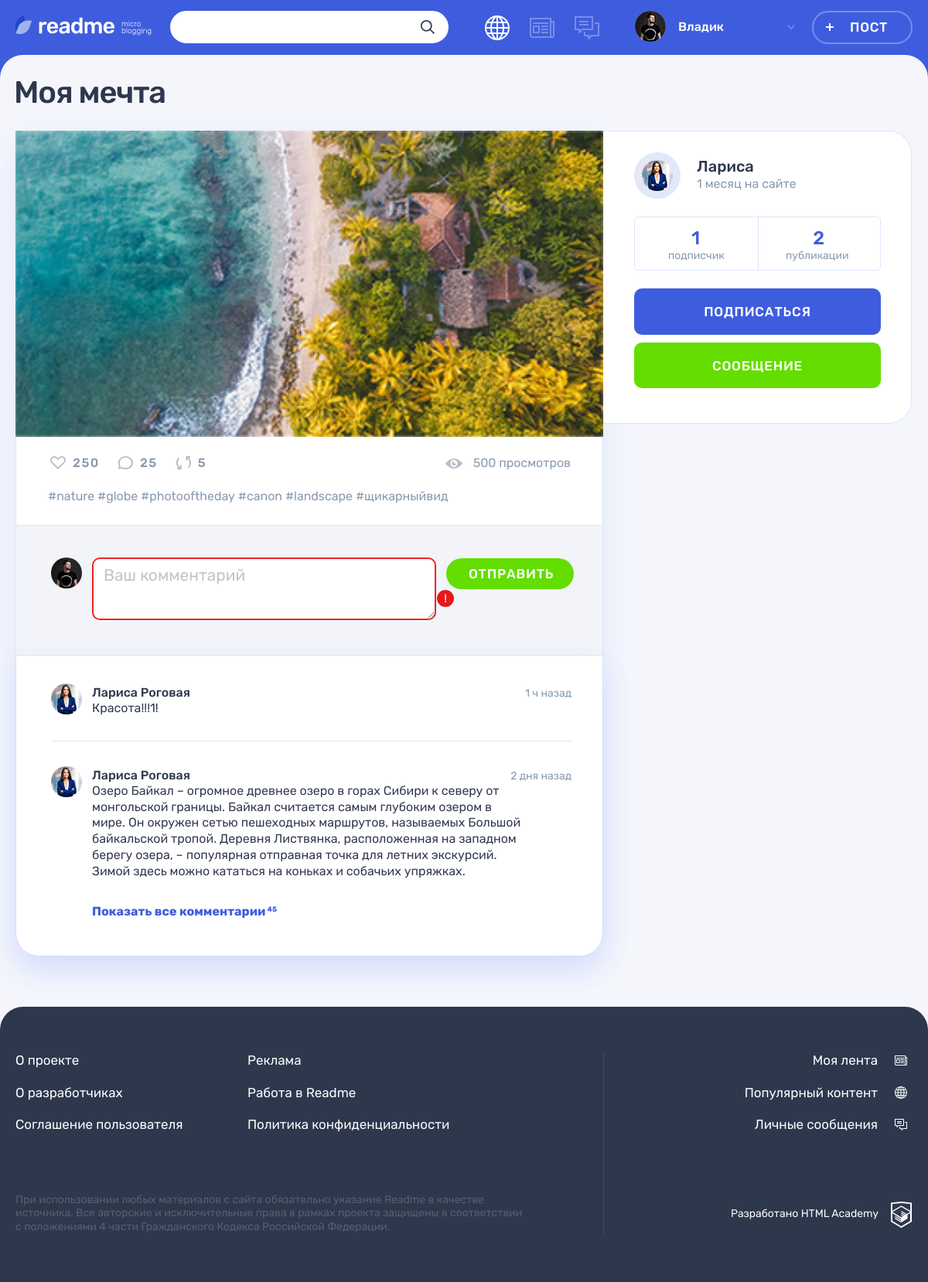
The app's page /post.php?id=4 (signed in) with its own data.
### tables this page shows
CREATE TABLE posts
(
  id           INT AUTO_INCREMENT PRIMARY KEY,
  dt_add       TIMESTAMP DEFAULT CURRENT_TIMESTAMP,
  title        VARCHAR(255) NOT NULL,
  text_content TEXT,
  quote_author VARCHAR(255),
  image        VARCHAR(255),
  video        VARCHAR(255),
  link         VARCHAR(255),
  views_count  INT,
  user_id      INT          NOT NULL,
  type_id      INT          NOT NULL,
  tag_id       INT
);

CREATE TABLE users
(
  id       INT AUTO_INCREMENT PRIMARY KEY,
  dt_add   TIMESTAMP DEFAULT CURRENT_TIMESTAMP,
  email    VARCHAR(128) NOT NULL UNIQUE,
  login    VARCHAR(64)  NOT NULL,
  password VARCHAR(255) NOT NULL,
  avatar   VARCHAR(255)
);

### helpers.php (called while the page is built, shortened)
<?php
function get_noun_plural_form(int $number, string $one, string $two, string $many): string {
    $number = (int)$number;
    $mod10 = $number % 10;
    $mod100 = $number % 100;
    switch (true) {
        case ($mod10 === 1):
            return $one;
        case ($mod10 >= 2 && $mod10 <= 4):
            return $two;
    }
}
function include_template($name, array $data = []) {
    $name = 'templates/' . $name;
    extract($data);
    require $name;
    $result = ob_get_clean();
    return $result;
}
function print_date_diff($date) {
    $first_date = date_create($date);
    $now = date_create('now');
    $date_diff = date_diff($now, $first_date);
    foreach ($date_diff as $period => $amount) {
        if ($amount !== 0) {
            switch ($period) {
                case 'm':
                    return "$amount " . get_noun_plural_form($amount, 'месяц', 'месяца', 'месяцев');
                    break;
            }
        }
    }
}
function get_data($con, $stmt, $is_row) {
    mysqli_stmt_execute($stmt);
    $result = mysqli_stmt_get_result($stmt);
    if ($is_row) {
        $data = mysqli_fetch_assoc($result);
    } else {
        $data = mysqli_fetch_all($result, MYSQLI_ASSOC);
    }
    return $data;
}

### models.php (called while the page is built, shortened)
<?php
function get_filtered_posts($con, $filtered_property, $value) {
    $limit = NUMBER_OF_PAGE_POSTS;
    if ($filtered_property) {
        $sql_filter = " WHERE $filtered_property = $value";
    } else {
        $sql_filter = "";
    }
    $sql = "SELECT p.*, u.login, u.avatar, t.class_name FROM posts p JOIN users u ON p.user_id = u.id JOIN types t ON p.type_id = t.id $sql_filter ORDER BY views_count DESC LIMIT ?;";
    $stmt = mysqli_prepare($con, $sql);
    mysqli_stmt_bind_param($stmt, 'i', $limit);
    $filtered_posts = get_data($con, $stmt, false);
    return $filtered_posts;
}
function get_post($con, $filtered_property, $value) {
    if ($filtered_property) {
        $sql_filter = " WHERE $filtered_property = $value";
    } else {
        $sql_filter = "";
    }
    $sql = "SELECT p.*, u.login, u.avatar, t.class_name FROM posts p JOIN users u ON p.user_id = u.id JOIN types t ON p.type_id = t.id $sql_filter;";
    $stmt = mysqli_prepare($con, $sql);
    $post = get_data($con, $stmt, true);
    return $post;
}
function get_user($con, $user_id) {
    $sql = "SELECT * FROM users WHERE id = ?;";
    $stmt = mysqli_prepare($con, $sql);
    mysqli_stmt_bind_param($stmt, 'i', $user_id);
    $user = get_data($con, $stmt, true);
    return $user;
}
function get_followers($con, $following_user_id) {
    $sql = "SELECT * FROM follows WHERE following_user_id = ?;";
    $stmt = mysqli_prepare($con, $sql);
    mysqli_stmt_bind_param($stmt, 'i', $following_user_id);
    $followers = get_data($con, $stmt, false);
    return $followers;
}

### templates/post-detail.php (the view, shortened to what this page needs)
<main class="page__main page__main--publication">
    <div class="container">
        <h1 class="page__title page__title--publication"><?= $post['title'] ?></h1>
        <section class="post-details">
            <div class="post-details__wrapper post-<?= $post['class_name'] ?>">
                <div class="post-details__main-block post post--details">
                    <?php if ($post['class_name'] === 'quote'): ?>
                        <div class="post__main">
                            <blockquote>
                                <p><?= htmlspecialchars($post['text_content']) ?></p>
                                <cite><?= htmlspecialchars($post['quote_author']) ?></cite>
                            </blockquote>
                        </div>
                    <?php elseif ($post['class_name'] === 'photo'): ?>
                        <div class="post__main">
                            <div class="post-details__image-wrapper post-photo__image-wrapper">
                                <img src="<?= htmlspecialchars($post['image']) ?>" alt="Фото от пользователя" width="760" height="507">
                            </div>
                        </div>
                    <?php elseif ($post['class_name'] === 'text'): ?>
                        <div class="post__main">
                            <p><?= htmlspecialchars($post['text_content']) ?></p>
                        </div>
                    <?php endif; ?>
                    <div class="post__indicators">
                        <div class="post__buttons">
                            <a class="post__indicator post__indicator--likes button" href="#" title="Лайк">
                                <svg class="post__indicator-icon" width="20" height="17">
                                    <use xlink:href="#icon-heart"></use>
                                </svg>
                                <span>250</span>
                            </a>
                            <a class="post__indicator post__indicator--comments button" href="#" title="Комментарии">
                                <svg class="post__indicator-icon" width="19" height="17">
                                    <use xlink:href="#icon-comment"></use>
                                </svg>
                                <span>25</span>
                            </a>
                            <a class="post__indicator post__indicator--repost button" href="#" title="Репост">
                                <svg class="post__indicator-icon" width="19" height="17">
                                    <use xlink:href="#icon-repost"></use>
                                </svg>
                                <span>5</span>
                            </a>
                        </div>
                        <span class="post__view">500 просмотров</span>
                    </div>
                    <ul class="post__tags">
                        <li><a href="#">#nature</a></li>
                        <li><a href="#">#globe</a></li>
                        <li><a href="#">#photooftheday</a></li>
                        <li><a href="#">#canon</a></li>
                        <li><a href="#">#landscape</a></li>
                        <li><a href="#">#щикарныйвид</a></li>
                    </ul>
                    <div class="comments">
                        <form class="comments__form form" action="#" method="post">
                            <div class="comments__my-avatar">
                                <img class="comments__picture" src="../img/userpic-medium.jpg" alt="Аватар пользователя">
                            </div>
                            <div class="form__input-section form__input-section--error">
                                <textarea class="comments__textarea form__textarea form__input" placeholder="Ваш комментарий"></textarea>
                                <button class="form__error-button button" type="button">!</button>
                            </div>
                            <button class="comments__submit button button--green" type="submit">Отправить</button>
                        </form>
                        <div class="comments__list-wrapper">
                            <ul class="comments__list">
                                <li class="comments__item user">
                                    <div class="comments__avatar">
                                        <a class="user__avatar-link" href="#">
                                            <img class="comments__picture" src="../img/userpic-larisa.jpg" alt="Аватар пользователя">
                                        </a>
                                    </div>
                                    <div class="comments__info">
                                        <div class="comments__name-wrapper">
                                            <a class="comments__user-name" href="#">
                                                <span>Лариса Роговая</span>
                                            </a>
                                            <time class="comments__time" datetime="2019-03-20">1 ч назад</time>
                                        </div>
                                        <p class="comments__text">
                                            Красота!!!1!
                                        </p>
                                    </div>
                                </li>
                                <li class="comments__item user">
                                    <div class="comments__avatar">
                                        <a class="user__avatar-link" href="#">
                                            <img class="comments__picture" src="../img/userpic-larisa.jpg" alt="Аватар пользователя">
                                        </a>
                                    </div>
                                    <div class="comments__info">
                                        <div class="comments__name-wrapper">
                                            <a class="comments__user-name" href="#">
                                                <span>Лариса Роговая</span>
                                            </a>
                                            <time class="comments__time" datetime="2019-03-18">2 дня назад</time>
                                        </div>
                                        <p class="comments__text">
                                            Озеро Байкал – огромное древнее озеро в горах Сибири к северу от монгольской
                                            границы. Байкал
                                            считается самым глубоким озером в мире. Он окружен сетью пешеходных
                                            маршрутов, называемых Большой
                                            байкальской тропой. Деревня Листвянка, расположенная на западном берегу
                                            озера, – популярная
                                            отправная точка для летних экскурсий. Зимой здесь можно кататься на коньках
                                            и собачьих упряжках.
                                        </p>
                                    </div>
                                </li>
                            </ul>
                            <a class="comments__more-link" href="#">
                                <span>Показать все комментарии</span>
                                <sup class="comments__amount">45</sup>
                            </a>
                        </div>
                    </div>
                </div>
                <div class="post-details__user user">
                    <div class="post-details__user-info user__info">
                        <div class="post-details__avatar user__avatar">
                            <a class="post-details__avatar-link user__avatar-link" href="#">
                                <img class="post-details__picture user__picture" src="../img/<?= $post['avatar'] ?>" alt="Аватар пользователя">
                            </a>
                        </div>
                        <div class="post-details__name-wrapper user__name-wrapper">
                            <a class="post-details__name user__name" href="#">
                                <span><?= $post['login'] ?></span>
                            </a>
                            <time class="post-details__time user__time" datetime="<?= date_format(date_create($author['dt_add']), 'Y-m-d'); ?>"><?= print_date_diff($author['dt_add']); ?> на сайте</time>
                        </div>
                    </div>
                    <div class="post-details__rating user__rating">
                        <p class="post-details__rating-item user__rating-item user__rating-item--subscribers">
                            <span class="post-details__rating-amount user__rating-amount"><?= $number_of_author_followers ?></span>
                            <span class="post-details__rating-text user__rating-text"><?= get_noun_plural_form($number_of_author_followers, 'подписчик', 'подписчика', 'подписчиков') ?></span>
                        </p>
                        <p class="post-details__rating-item user__rating-item user__rating-item--publications">
                            <span class="post-details__rating-amount user__rating-amount"><?= $amount_of_author_posts ?></span>
                            <span class="post-details__rating-text user__rating-text"><?= get_noun_plural_form($amount_of_author_posts, 'публикация', 'публикации', 'публикаций') ?></span>
                        </p>
                    </div>
                    <div class="post-details__user-buttons user__buttons">
                        <button class="user__button user__button--subscription button button--main" type="button">
                            Подписаться
                        </button>
                        <a class="user__button user__button--writing button button--green" href="#">Сообщение</a>
                    </div>
                </div>
            </div>
        </section>
    </div>
</main>

### records on screen
posts: title "Моя мечта", image (picture)
users: avatar (picture), login "Лариса", dt_add "1 месяц", dt_add "подписчик"

### other values on screen
$user_name "Владик"
$number_of_author_followers "1"
$amount_of_author_posts "2"
